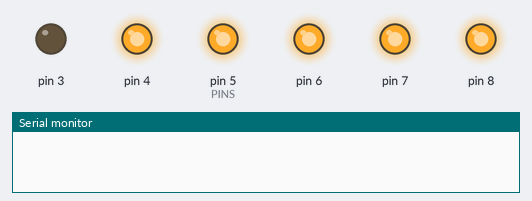
A sketch run on a simulated Arduino Uno, built with avr-gcc and run on an emulated ATmega328P. Shown: output pins drawn as LEDs (lit = HIGH), the last lines printed to the serial monitor.

Above: at 0.1 s.
At 3.1 s:
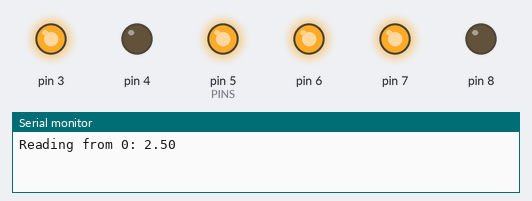
At 6.1 s:
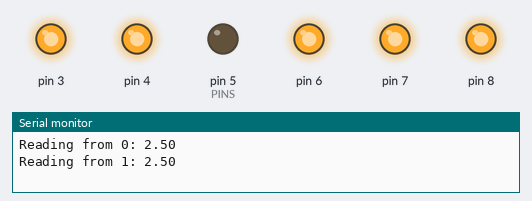
At 9.1 s:
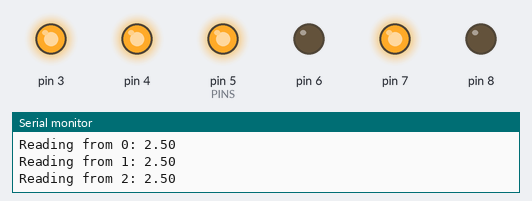
At 12.1 s:
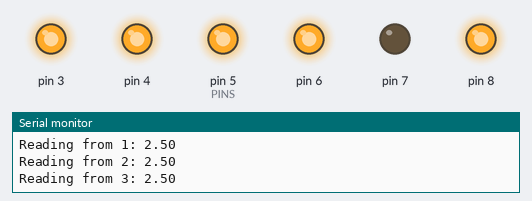
At 15.1 s:
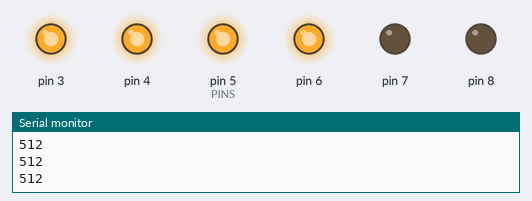
Timing chart, 0 to 16.6 s (numbered marks = the images above):
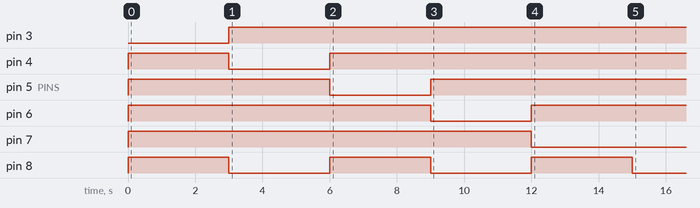

Measured:
- by itself, pin 3: LOW → HIGH at 3.0 s
- by itself, pin 4: HIGH → LOW at 3.0 s, → HIGH 3.0 s later
- by itself, pin 5 (PINS): HIGH → LOW at 6.0 s, → HIGH 3.0 s later
- by itself, pin 6: HIGH → LOW at 9.0 s, → HIGH 3.0 s later
- by itself, pin 7: HIGH → LOW at 12.0 s
- by itself, pin 8: alternates HIGH for 3.0 s and LOW for 3.0 s, 5 changes in all, then stays LOW

The sketch:

stage1.ino
```cpp
#include "RelayBoard.h"  //including the header file that was made
int decidingAlgo (int reading);

int unswitchedArray[5];
int switchedArray[5];
int finalArray[5];
int intermidiatearray[5]; //array holding the buble sorted values
int x=0;
int n=0;
int z=0;
int k=0;
int j=0;
int intermidiateprint= 0;
int storingIntermidiateArray =0;
int gettingFinalArray=0;
int count;
int temp;

RelayBoard relays(3, 4, 5, 6, 7,8);  // what relay numbers will be used

struct values {          //a group of variables asigned to one block of memory
    uint8_t pins[5];     //asigns pins in an array [] to have a width of 8 bits and be positive only
    uint16_t values[5];  ////asigns pins in an array [] to have a width of 16 bits and be positive only
    uint8_t code[5];
} readings = { .pins = { A0, A1, A2, A3, A4 }};  //defines what pins are used for readings

void read_value(uint8_t pin, struct values *v, RelayBoard *r);  //setting what will be read?

void setup()  //the setup for the program
{
    Serial.begin(9600);  // denotes what data rate in bits per second
}

void loop()  //the infinite loop
{
  while(x<1){
    for (int i = 0; i < RelayBoard::PINS; i++) {  //the begining of the for loop dets i to n integer
        relays.select(i); //select the relays that are enabled( does it cycle threw here?)
        delay(3000);  //pauses code for 3 seconds
        read_value(i, &readings, &relays); //(enter the value from the pins struct?)
        Serial.print("Reading from ");  //prints the comment in serial data printout
        Serial.print(i);   //prints what i it is currently on from the struct
        Serial.print(": ");  //prints the ":" for the reading
        Serial.println(readings.values[i] * (5.0/1023.0));  //Prints the valueof the reading from a pin then changes it to volts
        unswitchedArray[i]=readings.values[i];
        intermidiatearray[i] = decidingAlgo(unswitchedArray[i]);

        x=1;
    }

    }
    while(n<1){
    Serial.println("");
    Serial.println(unswitchedArray[0]);
    Serial.println(unswitchedArray[1]);
    Serial.println(unswitchedArray[2]);
    Serial.println(unswitchedArray[3]);
    Serial.println(unswitchedArray[4]);
    n=1;
    }
}


void read_value(uint8_t pin, struct values *v, RelayBoard *r)  //reads the values again?
{
    r->select(pin); //selects pins
    v->values[pin] = analogRead(v->pins[pin]);
}

int decidingAlgo(int result){

  if(result<=1014){
    relays.switchpolarity();

    if (result<= 50){
      result = 3;
    }
    else if(result>=50){
      result=5;
    }
  }

  if((result<=720)&&(result<=710)){
    result=2;
  }

  if ((result<=180)&&(result>=175)){
    result=1;
  }
  if ((result<=285)&&(result>=279)){
    result=5;
  }

return result;
}


  //Diode = 1.38  code 5
  //Resistor = 3.5  code 2
  //Inductor = 1.27  code 4
  //Capasitor = 5    code 3
  //wire = .87    code 1
```

RelayBoard.cpp
```cpp
#include <Arduino.h>
#include "RelayBoard.h"

RelayBoard::RelayBoard() {}

RelayBoard::RelayBoard(uint8_t a, uint8_t b, uint8_t c, uint8_t d, uint8_t e,uint8_t f)
{
    pinMode(a, OUTPUT);
    pinMode(b, OUTPUT);
    pinMode(c, OUTPUT);
    pinMode(d, OUTPUT);
    pinMode(e, OUTPUT);
    pinMode(f, OUTPUT);
    this->pin[0] = a;
    this->pin[1] = b;
    this->pin[2] = c;
    this->pin[3] = d;
    this->pin[4] = e;
    this->polaritypin = f;

    for (int i = 0; i < PINS; i++) {
        digitalWrite(this->pin[i], HIGH);
    }
    digitalWrite(this->polaritypin, HIGH);
}

RelayBoard::~RelayBoard() {}

void RelayBoard::select(uint8_t p)
{
    if (p < 0 || p >= PINS) return;
    for (int i = 0; i < PINS; i++) {
        digitalWrite(this->pin[i], HIGH);
    }
    digitalWrite(this->pin[p], LOW);
    aaa =1;
}

void RelayBoard::switchpolarity()
{
  digitalWrite(this->polaritypin, !digitalRead(this->polaritypin));
}
```

RelayBoard.h
```cpp
#ifndef RELAYBOARD_H
#define RELAYBOARD_H

class RelayBoard {
private:
    uint8_t pin[5];
    uint8_t polaritypin;
public:
     int aaa;
    RelayBoard();
    RelayBoard(uint8_t,uint8_t, uint8_t, uint8_t, uint8_t, uint8_t);
    ~RelayBoard();
    void select(uint8_t);
    void switchpolarity();
    static const uint8_t PINS = 5;
};

#endif /* RELAYBOARD_H */
```
